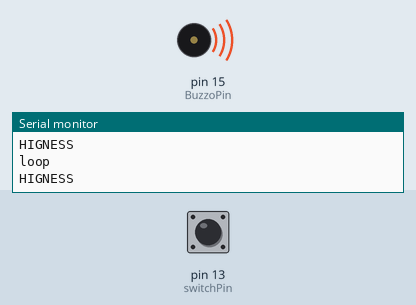
This sketch was run on a simulated Arduino Uno, built with avr-gcc and run on an emulated ATmega328P. Parts: buzzer (waves = sounding), the last lines printed to the serial monitor. Inputs (shaded band) come from the test bench; at power-on: pin 13 (switchPin) HIGH.

Above: at 1.2 s.
1.3 s: pin 13 (switchPin) pulled LOW for 1 s
At 2.06 s:
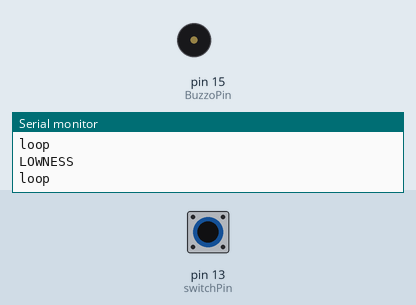
3.8 s: pin 13 (switchPin) pulled LOW for 3.2 s
At 7.7 s:
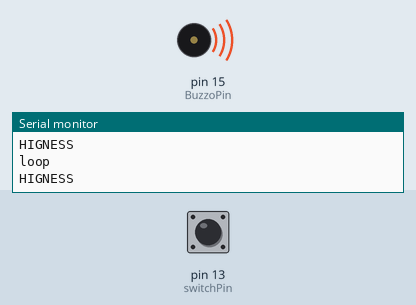
Timing chart, 0 to 9.2 s (numbered marks = the images above; inputs shaded):
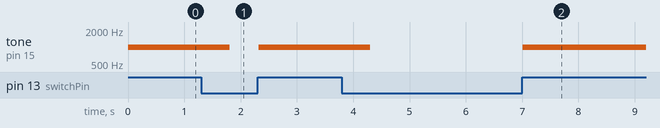

The sketch:

Magnet_contact_Buzz_test.ino
```cpp
const int switchPin = 13;
//const int ledPin = 13;
const int BuzzoPin = 15;

void setup() {

  pinMode(switchPin, INPUT);

  pinMode(LED_BUILTIN, OUTPUT);

  pinMode(switchPin, INPUT_PULLUP);

  digitalWrite(switchPin, HIGH);


  Serial.begin(9600);

}

void loop() {
  Serial.println("loop");

  if (digitalRead(switchPin) == LOW) {

    digitalWrite(LED_BUILTIN, LOW);
    Serial.println("LOWNESS");

  }

  else {

    digitalWrite(LED_BUILTIN, HIGH);
    Serial.println("HIGNESS");
    tone(BuzzoPin, 1000, 500);


  }

}
```

Measured:
- after the input at 1.3 s, tone on pin 15 (BuzzoPin): 1000 Hz → silent after 0.51 s, → 1000 Hz 0.51 s later
- after the input at 3.8 s, tone on pin 15 (BuzzoPin): 1000 Hz → silent after 0.50 s, → 1000 Hz 2.7 s later
